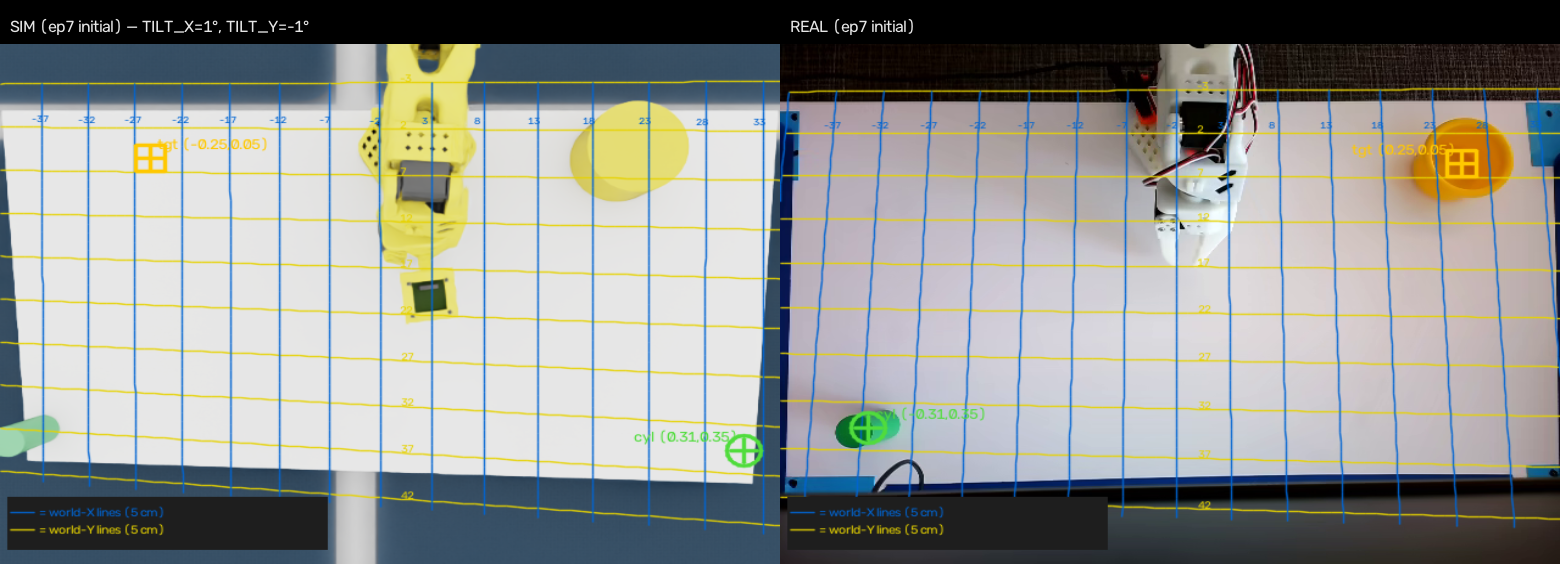
#> input picture source/sim_to_real_so101/scripts/save/compare_ep7.png, 1560 x 564 px
$ python -i compare_placement.py   (imports and definitions only)
#> lines starting #> are read from the running program, lines starting #| are printed output that depends on the picture; after the words box and inside, x2 and y2 are one past the last pixel; in counts of white or black regions, pixels touching at a corner belong together
#> further down, picture is the input picture: shape (564, 1560, 3); mean B, G, R 144, 147.6, 145.4
### source/sim_to_real_so101/scripts/save/homography_pix2world.py
"""
Drop-in replacement for the linear pix2world / _det_pix2world in:
  - replay_interactive.py
  - batch_score_v2.py

Calibrated 2026-10-08 from 4 mat corners.  Camera pointing straight down.
640x480 images.

Calibration points (click order: TL, TR, BL, BR):

  Corner  real px         sim px          world (m)
  TL      (  0.0,   0.0)  (  8.5,   1.3)  (-0.330,+0.005)
  TR      (640.0,   0.0)  (631.5,   1.1)  (+0.400,+0.005)
  BL      (  0.0, 480.0)  (  4.8, 473.2)  (-0.310,+0.380)
  BR      (640.0, 480.0)  (634.1, 473.5)  (+0.375,+0.400)

  world_X = -Isaac_X  (right in image = positive world X)
  world_Y =  Isaac_Y

Residuals: exact fit (4 pts each)
"""

import numpy as np
import cv2

# Homography matrices (pixel -> world XY)
# Row 0 -> world X,  Row 1 -> world Y,  Row 2 -> homogeneous scale

_H_REAL = np.array([
    [+1.10696274e-03, +5.09168491e-07, -3.30000013e-01],
    [-4.20778601e-07, +8.31701143e-04, +4.99999989e-03],
    [-8.41557221e-05, +1.32766194e-04, +1.00000000e+00],
], dtype=np.float64)

_H_SIM = np.array([
    [+1.13726841e-03, +2.29757709e-06, -3.39481445e-01],
    [-6.72655796e-08, +8.54071587e-04, +3.87419490e-03],
    [-8.46790870e-05, +1.56871893e-04, +1.00000000e+00],
], dtype=np.float64)

# Inverse matrices (world -> pixel, for visualisation)
_H_REAL_INV = np.linalg.inv(_H_REAL)
_H_SIM_INV  = np.linalg.inv(_H_SIM)


def pix2world_real(col: float, row: float):
    """Convert real-camera pixel (col, row) -> world (X, Y) in metres."""
    pt = np.array([[[float(col), float(row)]]], dtype=np.float32)
    out = cv2.perspectiveTransform(pt, _H_REAL.astype(np.float32))
    return float(out[0, 0, 0]), float(out[0, 0, 1])


# [19 lines left out: functions pix2world_sim, world2pix_real, world2pix_sim, not called in this run]


# Aliases matching existing API
_det_pix2world = pix2world_real   # drop-in for replay_interactive.py
pix2world      = pix2world_real   # drop-in for batch_score_v2.py


# [13 lines that do not run on import are left out]

### source/sim_to_real_so101/scripts/save/compare_placement.py
#!/usr/bin/env python3
"""
compare_placement.py  —  sim vs real side-by-side with world-grid overlay.

Usage (from the project scripts directory so homography_pix2world is importable):
  python3 compare_placement.py --episode 7

Output: compare_ep<N>.png  (saved to CWD)
"""

import argparse
import os
import subprocess
import sys
import numpy as np
import cv2

# ── import homography helpers ────────────────────────────────────────────────
SCRIPTS_DIR = os.path.dirname(os.path.abspath(__file__))
if SCRIPTS_DIR not in sys.path:
    sys.path.insert(0, SCRIPTS_DIR)

from homography_pix2world import (
    pix2world_real,
    world2pix_real,
    world2pix_sim,
)

# ── config ───────────────────────────────────────────────────────────────────
REAL_REPO_ID       = "Screener2/V4_pnp_44_20260720_141907"
HF_CACHE           = os.path.expanduser(f"~/.cache/huggingface/lerobot/{REAL_REPO_ID}")
SIM_FRAME_TEMPLATE = os.path.expanduser(
    "~/so101-sim-project/sim_overhead_ep{ep}_frame5.png"
)

# HSV detection (same as replay_interactive.py)
_DET_IMG_CX      = 320
_DET_HSV_LO_CYL  = (35,  40,  40)
_DET_HSV_HI_CYL  = (85, 255, 255)
_DET_HSV_LO_TGT  = (15,  50,  50)
_DET_HSV_HI_TGT  = (38, 255, 255)
_MIN_BLOB_AREA   = 50

# Grid spacing / extents (metres)
GRID_DX  = 0.05   # 5 cm
GRID_DY  = 0.05
GRID_X_MIN, GRID_X_MAX = -0.42,  0.36
GRID_Y_MIN, GRID_Y_MAX = -0.03,  0.43

# Colours (BGR)
COL_GRID_X   = (210, 100,   0)   # blue  (world-X lines = constant X)
COL_GRID_Y   = (0,   210, 230)   # yellow (world-Y lines = constant Y)
COL_CYL      = (60,  220,  80)   # green
COL_TGT      = (0,   200, 255)   # yellow-orange
COL_LABEL    = (255, 255, 255)
PANEL_W      = 780
PANEL_H      = 520
TITLE_H      = 44


# ── helpers ──────────────────────────────────────────────────────────────────

# [43 lines left out: functions _get_video_path, _read_frame, not called in this run]


def _detect_blobs(frame):
    """Return raw detected world positions (before X-negate) or None."""
    import math
    hsv = cv2.cvtColor(frame, cv2.COLOR_BGR2HSV)
#> hsv: shape (564, 1560, 3); mean H, S, V 55.6, 50.8, 157.9

    def _largest_blob(mask_in):
        k = cv2.getStructuringElement(cv2.MORPH_ELLIPSE, (5, 5))
        m = cv2.morphologyEx(mask_in, cv2.MORPH_OPEN,   k)
        m = cv2.morphologyEx(m,       cv2.MORPH_DILATE, k)
        cnts, _ = cv2.findContours(m, cv2.RETR_EXTERNAL, cv2.CHAIN_APPROX_SIMPLE)
        if not cnts:
            return None
        c = max(cnts, key=cv2.contourArea)
        if cv2.contourArea(c) < _MIN_BLOB_AREA:
            return None
        M = cv2.moments(c)
        if M["m00"] == 0:
            return None
        return int(M["m10"]/M["m00"]), int(M["m01"]/M["m00"])

    # cylinder: green, LEFT half
    cyl_mask = cv2.inRange(hsv, np.array(_DET_HSV_LO_CYL), np.array(_DET_HSV_HI_CYL))
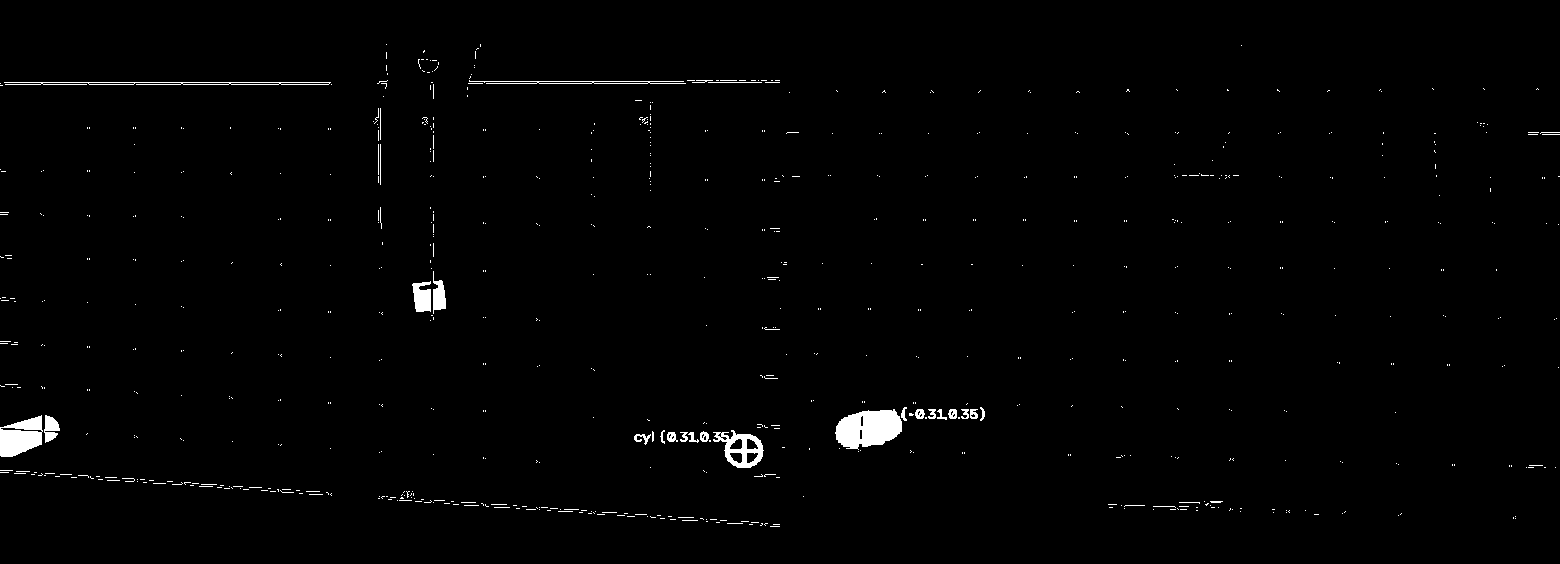
#> cyl_mask: shape (564, 1560); 1.1% white; 787 white regions (752 under 20 px), largest, box (x1, y1, x2, y2) and area: (835, 409, 902, 450) 1971, (0, 415, 43, 457) 1244, (713, 430, 764, 468) 855
    cyl_mask[:, _DET_IMG_CX:] = 0
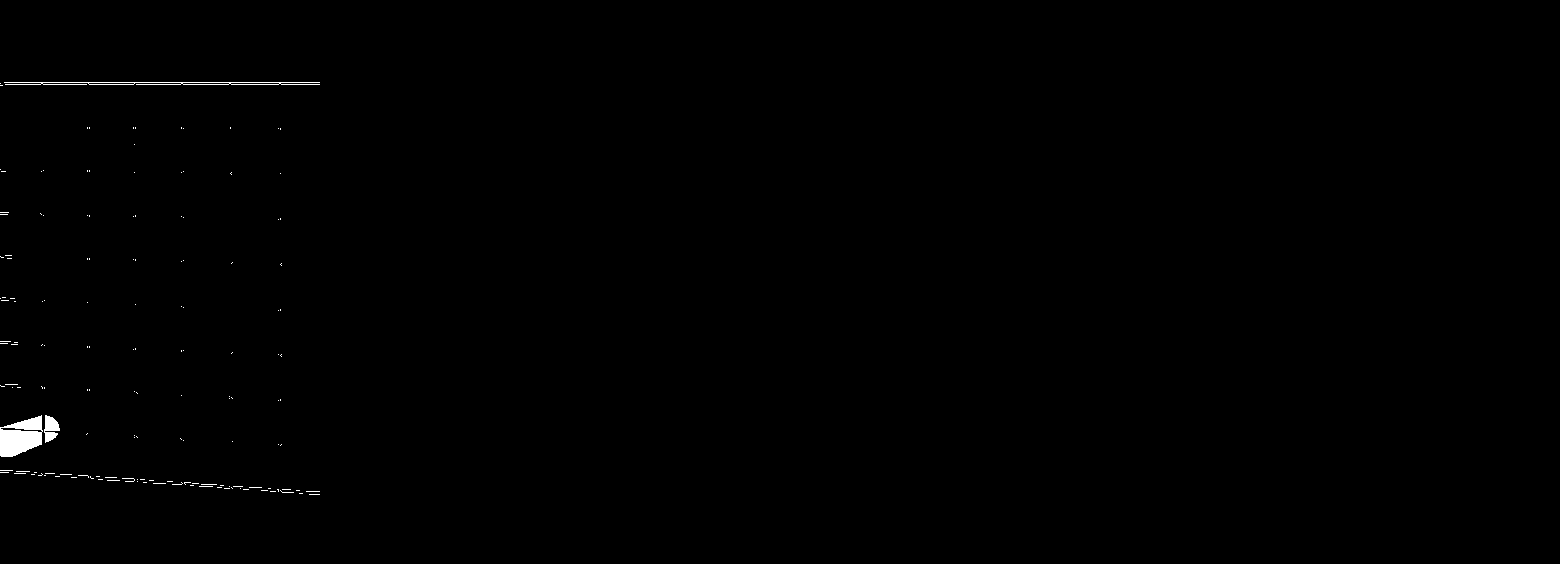
#> cyl_mask: shape (564, 1560); 0.32% white; 153 white regions (149 under 20 px), largest, box (x1, y1, x2, y2) and area: (0, 415, 43, 457) 1244, (4, 82, 320, 85) 629, (44, 415, 60, 443) 286, (122, 478, 135, 482) 23
    cp = _largest_blob(cyl_mask)
#> in _largest_blob, `m = cv2.morphologyEx(mask_in, cv2.MORPH_OPEN,   k)`: m: shape (564, 1560); 0.17% white; 4 white regions, box (x1, y1, x2, y2) and area: (0, 428, 42, 457) 917, (12, 416, 42, 430) 288, (45, 416, 59, 431) 172, (45, 432, 57, 442) 91
#> in _largest_blob, `m = cv2.morphologyEx(m,       cv2.MORPH_DILATE, k)`: m: shape (564, 1560); 0.21% white; 1 white region
#> in _largest_blob, `cnts, _ = cv2.findContours(m, cv2.RETR_EXTERNAL, cv2.CHAIN_APPROX_SIMP..`: cnts = 1 contour; box (x1, y1, x2, y2) and area: (0, 414, 61, 459) 1800
#> in _largest_blob, `c = max(cnts, key=cv2.contourArea)`: c = contour of 92 points, box (x1, y1, x2, y2) (0, 414, 61, 459), area 1800
#> in _largest_blob, `M = cv2.moments(c)`: M = moments, m00 1800.5, centre m10/m00, m01/m00 = (27.77, 434.8)
#> cp = (27, 434)

    # target: yellow, RIGHT half
    tgt_mask = cv2.inRange(hsv, np.array(_DET_HSV_LO_TGT), np.array(_DET_HSV_HI_TGT))
#> tgt_mask: shape (564, 1560); 8.6% white; 422 white regions (111 under 20 px), largest, box (x1, y1, x2, y2) and area: (380, 44, 484, 324) 17297, (1384, 117, 1490, 216) 6295, (594, 100, 648, 202) 4985
    tgt_mask[:, :_DET_IMG_CX] = 0
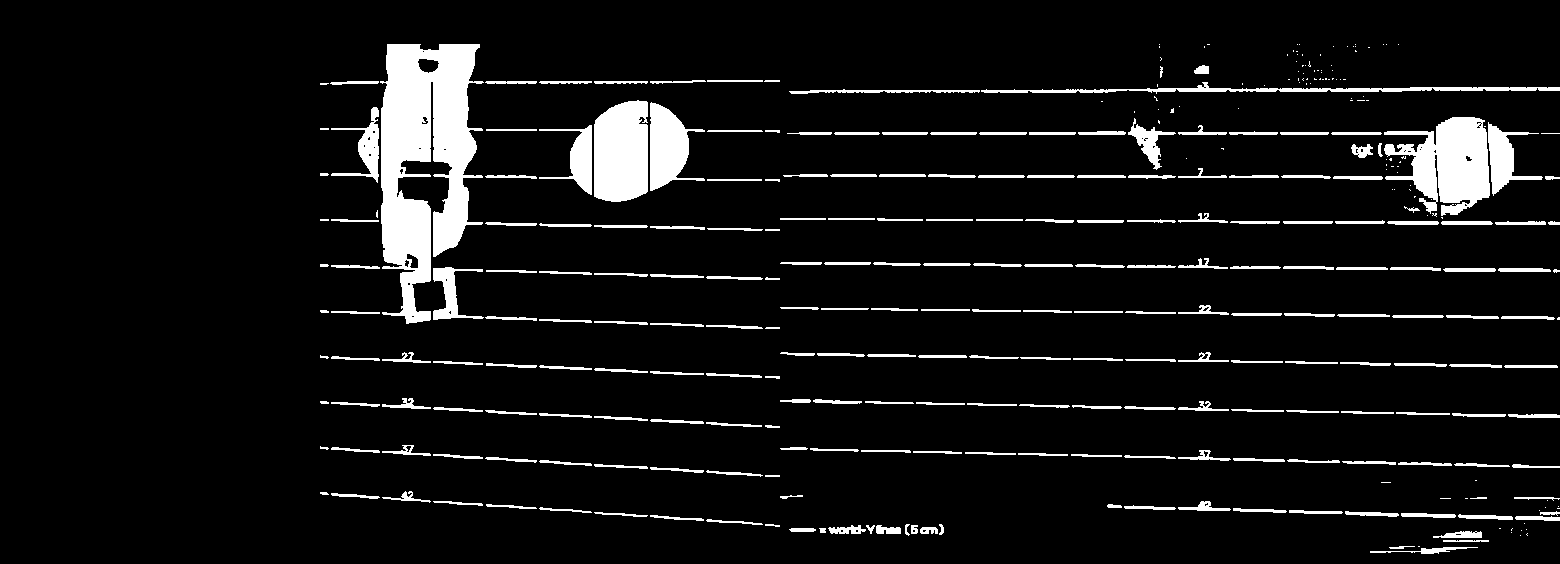
#> tgt_mask: shape (564, 1560); 7.6% white; 347 white regions (113 under 20 px), largest, box (x1, y1, x2, y2) and area: (380, 44, 484, 324) 17297, (1384, 117, 1490, 216) 6295, (594, 100, 648, 202) 4985
    tp = _largest_blob(tgt_mask)
#> in _largest_blob (call 2), `m = cv2.morphologyEx(mask_in, cv2.MORPH_OPEN,   k)`: m: shape (564, 1560); 4.1% white; 30 white regions (3 under 20 px), largest, box (x1, y1, x2, y2) and area: (381, 44, 480, 324) 16747, (1411, 117, 1490, 208) 5309, (594, 100, 648, 202) 4962
#> in _largest_blob (call 2), `m = cv2.morphologyEx(m,       cv2.MORPH_DILATE, k)`:
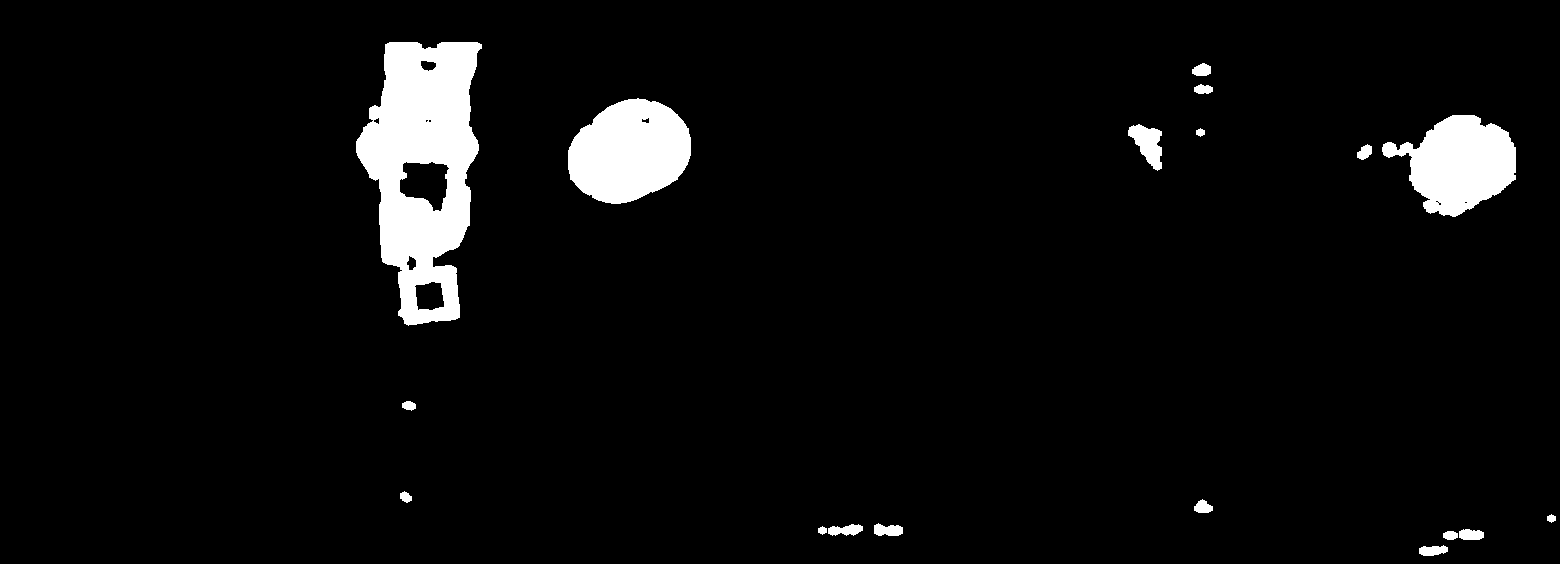
#> m: shape (564, 1560); 4.9% white; 18 white regions
#> in _largest_blob (call 2), `cnts, _ = cv2.findContours(m, cv2.RETR_EXTERNAL, cv2.CHAIN_APPROX_SIMP..`: cnts = 18 contours; largest, box (x1, y1, x2, y2) and area: (356, 42, 482, 326) 23636, (568, 98, 691, 204) 9598, (1382, 115, 1516, 217) 8142, (1128, 124, 1162, 171) 846, (874, 523, 903, 536) 251
#> in _largest_blob (call 2), `c = max(cnts, key=cv2.contourArea)`: c = contour of 318 points, box (x1, y1, x2, y2) (356, 42, 482, 326), area 23636
#> in _largest_blob (call 2), `M = cv2.moments(c)`: M = moments, m00 23635.5, centre m10/m00, m01/m00 = (422.7, 169.3)
#> tp = (422, 169)

    BASE_X, BASE_Y, MIN_DIST = -0.03, 0.0, 0.12
    results = {}
    if cp:
        wx, wy = pix2world_real(*cp)
#> wx = -0.284; wy = 0.347
        if math.sqrt((wx - BASE_X)**2 + (wy - BASE_Y)**2) >= MIN_DIST:
            results["cylinder_raw"] = (wx, wy)
            results["cylinder_px"]  = cp
    if tp:
        wx, wy = pix2world_real(*tp)
#> wx = 0.139; wy = 0.147
        if math.sqrt((wx - BASE_X)**2 + (wy - BASE_Y)**2) >= MIN_DIST:
            results["target_raw"] = (wx, wy)
            results["target_px"]  = tp
    return results


# [164 lines left out: functions _polyline_clipped, draw_grid, draw_object_marker, add_legend, make_panel, main, not called in this run]


# [2 lines not run here, left out]

>>> import cv2
>>> picture = cv2.imread('compare_ep7.png')
>>> result = _detect_blobs(picture)
#> result = {'cylinder_raw': (-0.284, 0.347), 'cylinder_px': (27, 434), 'target_raw': (0.139, 0.147), 'target_px': (422, 169)}
